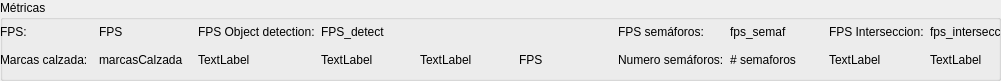
   <widget class="QGroupBox" name="groupBox_2">
    <property name="geometry">
     <rect>
      <x>0</x>
      <y>1740</y>
      <width>1001</width>
      <height>81</height>
     </rect>
    </property>
    <property name="title">
     <string>Métricas</string>
    </property>
    <widget class="QWidget" name="horizontalLayoutWidget">
     <property name="geometry">
      <rect>
       <x>0</x>
       <y>20</y>
       <width>1023</width>
       <height>51</height>
      </rect>
     </property>
     <layout class="QGridLayout" name="gridLayout_2">
      <item row="1" column="2">
       <widget class="QLabel" name="label_17">
        <property name="text">
         <string>TextLabel</string>
        </property>
       </widget>
      </item>
      <item row="0" column="2">
       <widget class="QLabel" name="label_4">
        <property name="text">
         <string>FPS Object detection:</string>
        </property>
       </widget>
      </item>
      <item row="1" column="3">
       <widget class="QLabel" name="label_20">
        <property name="text">
         <string>TextLabel</string>
        </property>
       </widget>
      </item>
      <item row="1" column="8">
       <widget class="QLabel" name="label_18">
        <property name="text">
         <string>TextLabel</string>
        </property>
       </widget>
      </item>
      <item row="1" column="7">
       <widget class="QLabel" name="metricas_numSemaforos">
        <property name="text">
         <string># semaforos</string>
        </property>
       </widget>
      </item>
      <item row="1" column="0">
       <widget class="QLabel" name="label_24">
        <property name="text">
         <string>Marcas calzada:</string>
        </property>
       </widget>
      </item>
      <item row="0" column="6">
       <widget class="QLabel" name="label_9">
        <property name="text">
         <string>FPS semáforos:</string>
        </property>
       </widget>
      </item>
      <item row="1" column="6">
       <widget class="QLabel" name="label_19">
        <property name="text">
         <string>Numero semáforos:</string>
        </property>
       </widget>
      </item>
      <item row="0" column="8">
       <widget class="QLabel" name="label_12">
        <property name="text">
         <string>FPS Interseccion:</string>
        </property>
       </widget>
      </item>
      <item row="0" column="1">
       <widget class="QLabel" name="metricas_fpsVision">
        <property name="text">
         <string>FPS</string>
        </property>
       </widget>
      </item>
      <item row="1" column="5">
       <widget class="QLabel" name="fpsVision_2">
        <property name="text">
         <string>FPS</string>
        </property>
       </widget>
      </item>
      <item row="0" column="3">
       <widget class="QLabel" name="metricas_fpsDetect">
        <property name="text">
         <string>FPS_detect</string>
        </property>
       </widget>
      </item>
      <item row="0" column="9">
       <widget class="QLabel" name="metricas_fpsInterseccion">
        <property name="text">
         <string>fps_interseccion</string>
        </property>
       </widget>
      </item>
      <item row="1" column="1">
       <widget class="QLabel" name="label_16">
        <property name="text">
         <string>marcasCalzada</string>
        </property>
       </widget>
      </item>
      <item row="1" column="4">
       <widget class="QLabel" name="label_23">
        <property name="text">
         <string>TextLabel</string>
        </property>
       </widget>
      </item>
      <item row="0" column="0">
       <widget class="QLabel" name="label_2">
        <property name="text">
         <string>FPS:</string>
        </property>
       </widget>
      </item>
      <item row="0" column="7">
       <widget class="QLabel" name="metricas_fpsSemaforos">
        <property name="text">
         <string>fps_semaf</string>
        </property>
       </widget>
      </item>
      <item row="1" column="9">
       <widget class="QLabel" name="label_21">
        <property name="text">
         <string>TextLabel</string>
        </property>
       </widget>
      </item>
     </layout>
    </widget>
   </widget>
